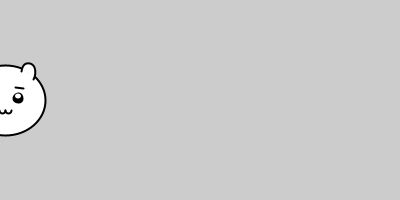
Frame 1 (no input)
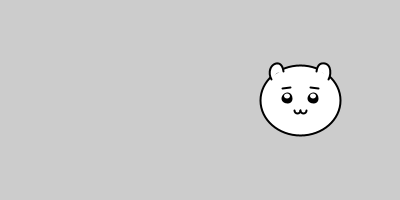
Frame 60 (the mouse pressed at the canvas centre just before this capture)
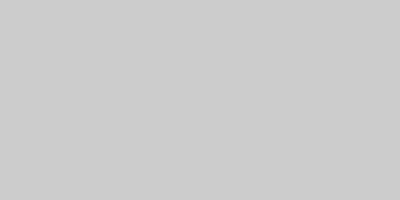
Frame 120 (the mouse held since frame 60 and released just before this capture)

The Processing sketch that drew these frames (run headless with seeded random() and noise(); from frame 60 on, the mouse is pressed at the canvas centre):

// Processing sketch: sk_anim_face_x
// ── sk_anim_face_x.pde
int iX = 0;

void setup()
{
  size( 400, 200 );
  frameRate( 30 );
}

void draw()
{
  background( 204 );
  
  iX += 5;  // 毎フレーム5ピクセル移動
  
  translate( iX, 100 );  // スクリーン中央へ平行移動
  
  strokeWeight( 2 );
  
  // 顔輪郭と耳
  fill( 255 );
  ellipse( 0, 0, 80, 70 );
  arc( -23, -27, 14, 20, radians( -220 ), radians( -10 ) );
  arc(  23, -27, 14, 20, radians( -170 ), radians( 40 ) );
  
  // 目
  fill( 0 );
  circle( -13, -2, 9 );
  circle(  13, -2, 9 );
  
  // 眉
  line( -18, -12, -10, -13 );
  line(  18, -12, 10, -13 );
  
  // 目のハイライト
  fill( 255 );
  noStroke();
  ellipse( -13, -4, 6, 5 );
  ellipse(  13, -4, 6, 5 );
  
  // 口
  stroke( 0 );
  arc( -3, 10, 6, 6, radians( 0 ), radians( 180 ) );
  arc(  3, 10, 6, 6, radians( 0 ), radians( 180 ) );
}
